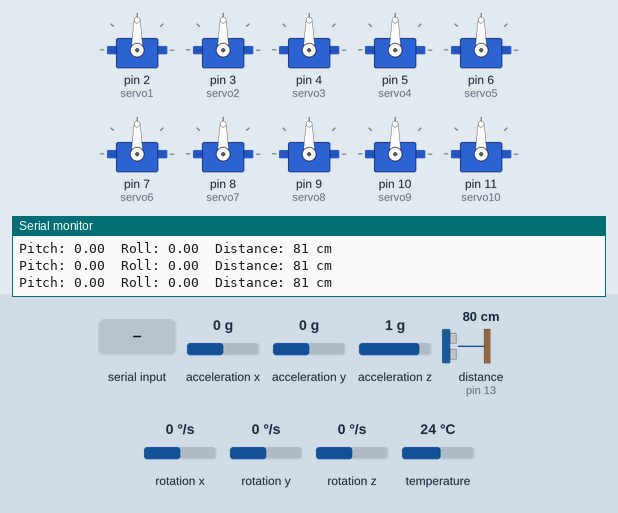
This sketch was run on a simulated Arduino Uno, built with avr-gcc and run on an emulated ATmega328P. Shown: 10 × servo, the last lines printed to the serial monitor. Inputs (shaded band) come from the test bench; at power-on: acceleration x 0 g, acceleration y 0 g, acceleration z 1 g, distance to the obstacle (sensor on pin 13) 80 cm, rotation x 0 °/s, rotation y 0 °/s, rotation z 0 °/s, temperature 24 °C. The echo pulse lasts 58.3 µs per cm.

Above: at 1.2 s.
1.3 s: acceleration x set to -1.4 g
At 1.7 s:
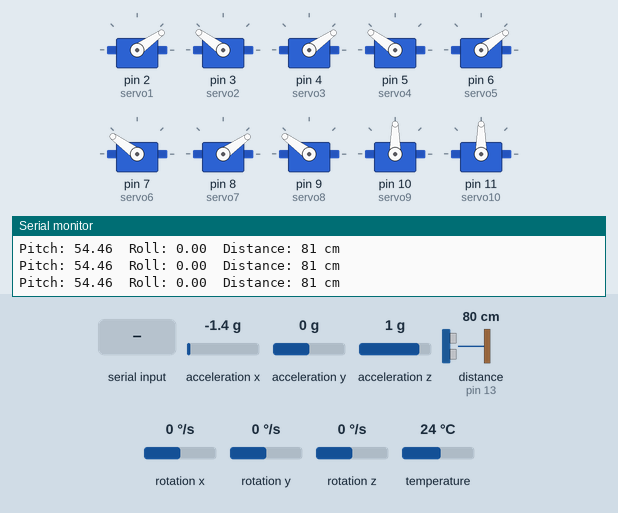
2.8 s: "F" received over the second serial link
At 3.5 s:
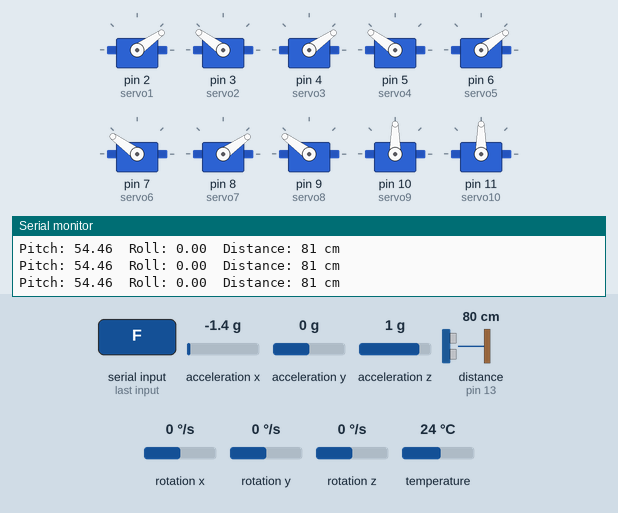
4.3 s: acceleration y set to -1.4 g
At 4.9 s:
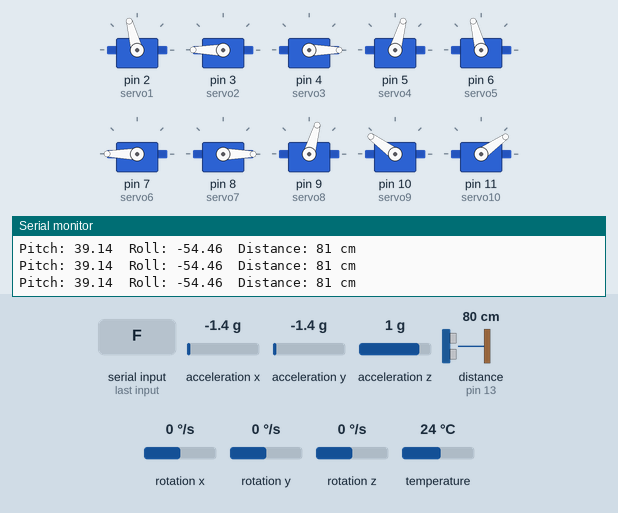
5.8 s: acceleration z set to -1.4 g
At 7.0 s:
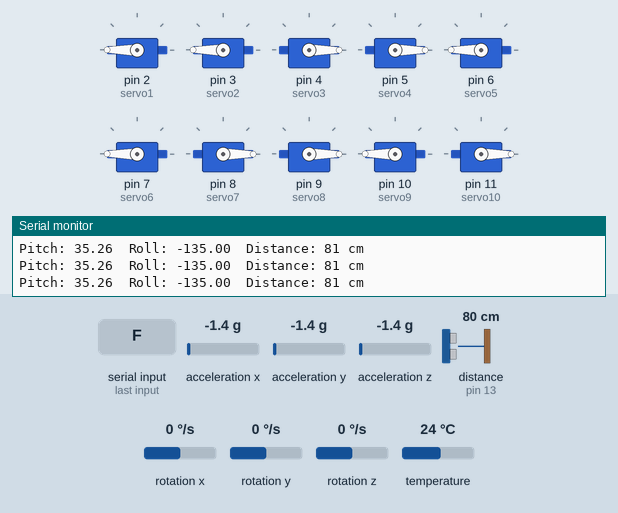
7.3 s: "B" received over the second serial link
At 7.8 s:
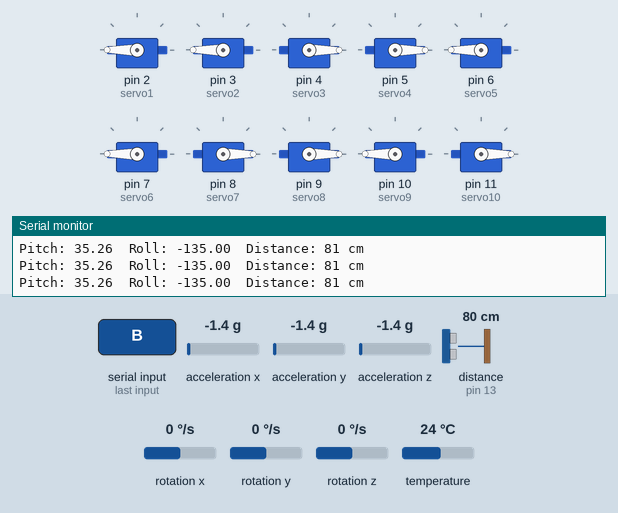
8.8 s: "L" received over the second serial link
At 10.1 s:
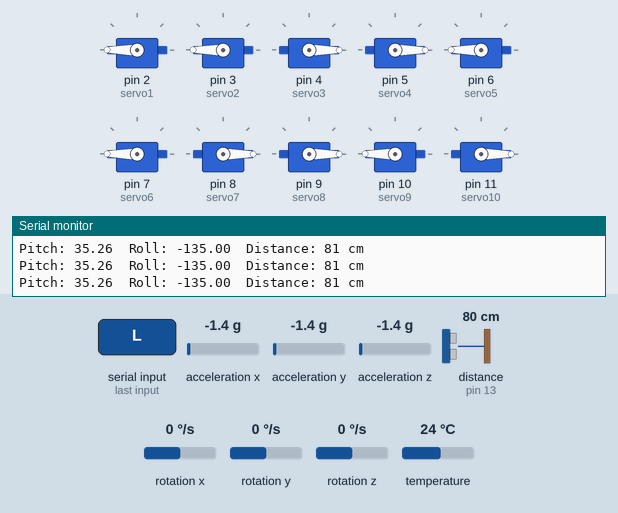
Timing chart, 0 to 11.3 s (numbered marks = the images above; inputs shaded):
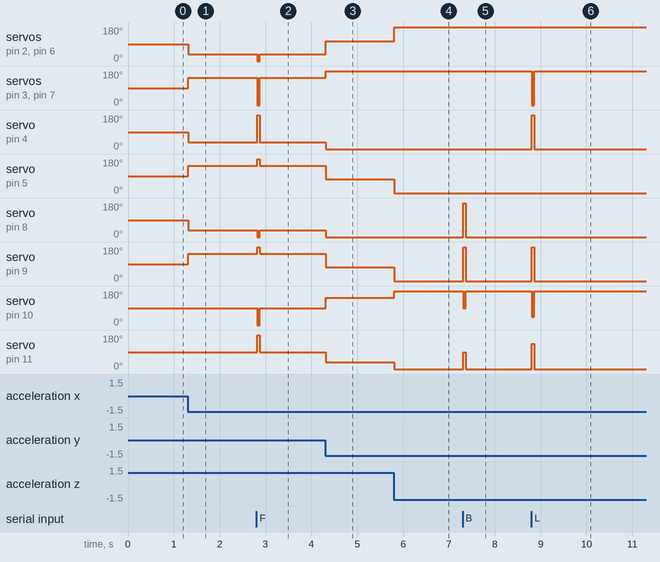

The sketch:

Nephytec.ino
```cpp
#include <Wire.h>
#include <Adafruit_MPU6050.h>
#include <NewPing.h>
#include <SoftwareSerial.h>
#include <Servo.h>

// Inicializa o objeto MPU6050
Adafruit_MPU6050 mpu;

// Inicializa os objetos dos servos
Servo servo1;
Servo servo2;
Servo servo3;
Servo servo4;
Servo servo5;
Servo servo6;
Servo servo7;
Servo servo8;
Servo servo9;
Servo servo10;

// Define os pinos do sensor HC-SR04
#define TRIGGER_PIN 12
#define ECHO_PIN 13

// Inicializa o objeto do sensor HC-SR04
NewPing sonar(TRIGGER_PIN, ECHO_PIN, 200);

// Inicializa o objeto Bluetooth
SoftwareSerial bluetooth(1, 0); // RX, TX

// Declara as variáveis para armazenar os valores do acelerômetro
float ax, ay, az;
float pitch, roll;

// Declara as variáveis para armazenar os ângulos dos servos
int angle1, angle2, angle3, angle4, angle5, angle6, angle7, angle8, angle9, angle10;

// Declara as variáveis para armazenar a distância medida pelo sensor HC-SR04
int distance;

// Declara a variável para armazenar o comando recebido via Bluetooth
char command;

void updateServos() {
  // Calcula os ângulos dos servos com base nos valores dos ângulos de pitch e roll
  angle1 = constrain((int) (90 - roll - pitch), 0, 180);
  angle2 = constrain((int) (90 - roll + pitch), 0, 180);
  angle3 = constrain((int) (90 + roll - pitch), 0, 180);
  angle4 = constrain((int) (90 + roll + pitch), 0, 180);
  angle5 = constrain((int) (90 - roll - pitch), 0, 180);
  angle6 = constrain((int) (90 - roll + pitch), 0, 180);
  angle7 = constrain((int) (90 + roll - pitch), 0, 180);
  angle8 = constrain((int) (90 + roll + pitch), 0, 180);
  angle9 = constrain((int) (90 - roll), 0, 180);
  angle10 = constrain((int) (90 + roll), 0, 180);

  // Escreve os ângulos nos servos
  servo1.write(angle1);
  servo2.write(angle2);
  servo3.write(angle3);
  servo4.write(angle4);
  servo5.write(angle5);
  servo6.write(angle6);
  servo7.write(angle7);
  servo8.write(angle8);
  servo9.write(angle9);
  servo10.write(angle10);
}

void updateSensor() {
  // Mede a distância com o sensor HC-SR04
  distance = sonar.ping_cm();
}

void processCommand() {
  // Lê o comando enviado via Bluetooth
  if (bluetooth.available() > 0) {
    command = bluetooth.read();

    // Processa o comando
    switch (command) {
      case 'F':
        servo1.write(0);
        servo2.write(0);
        servo3.write(180);
        servo4.write(180);
        servo5.write(0);
        servo6.write(0);
        servo7.write(0);
        servo8.write(180);
        servo9.write(0);
        servo10.write(180);
        break;

      case 'B':
        servo1.write(180);
        servo2.write(180);
        servo3.write(0);
        servo4.write(0);
        servo5.write(180);
        servo6.write(180);
        servo7.write(180);
        servo8.write(180);
        servo9.write(90);
        servo10.write(90);
        break;

      case 'L':
        servo1.write(180);
        servo2.write(0);
        servo3.write(180);
        servo4.write(0);
        servo5.write(180);
        servo6.write(0);
        servo7.write(0);
        servo8.write(180);
        servo9.write(45);
        servo10.write(135);
        break;

      case 'R':
        servo1.write(0);
        servo2.write(180);
        servo3.write(0);
        servo4.write(180);
        servo5.write(0);
        servo6.write(180);
        servo7.write(180);
        servo8.write(0);
        servo9.write(135);
        servo10.write(45);
        break;

      case 'S':
        servo1.write(90);
        servo2.write(90);
        servo3.write(90);
        servo4.write(90);
        servo5.write(90);
        servo6.write(90);
        servo7.write(90);
        servo8.write(90);
        servo9.write(90);
        servo10.write(90);
        break;

      default:
        break;
    }

    }
    }

    void setup() {
    // Inicializa o monitor serial
    Serial.begin(9600);

    // Inicializa o objeto MPU6050
    if (!mpu.begin()) {
    Serial.println("Failed to find MPU6050 chip");
    while (1) {
    delay(10);
    }
    }

    // Configura os pinos dos servos
    servo1.attach(2);
    servo2.attach(3);
    servo3.attach(4);
    servo4.attach(5);
    servo5.attach(6);
    servo6.attach(7);
    servo7.attach(8);
    servo8.attach(9);
    servo9.attach(10);
    servo10.attach(11);

    // Inicializa o objeto Bluetooth
    bluetooth.begin(9600);
    }

    void loop() {
    // Lê os valores do acelerômetro
    sensors_event_t a, g, temp;
    mpu.getEvent(&a, &g, &temp);
    ax = a.acceleration.x;
    ay = a.acceleration.y;
    az = a.acceleration.z;

    // Calcula os ângulos de pitch e roll
    roll = atan2(ay, az) * 180.0 / PI;
    pitch = atan2(-ax, sqrt(ay * ay + az * az)) * 180.0 / PI;

    // Atualiza os servos com base nos ângulos de pitch e roll
    updateServos();

    // Mede a distância com o sensor HC-SR04
    updateSensor();

    // Processa o comando recebido via Bluetooth
    processCommand();

    // Imprime os valores de pitch, roll e distância no monitor serial
    Serial.print("Pitch: ");
    Serial.print(pitch);
    Serial.print("\tRoll: ");
    Serial.print(roll);
    Serial.print("\tDistance: ");
    Serial.print(distance);
    Serial.println(" cm");

    // Aguarda 50 milissegundos
    delay(50);
    }
```

Measured:
- after the input at 1.3 s, servo on pin 2 (servo1), servo on pin 4 (servo3), servo on pin 6 (servo5), servo on pin 8 (servo7): 90° → 35° at once; servo on pin 3 (servo2), servo on pin 5 (servo4), servo on pin 7 (servo6), servo on pin 9 (servo8): 90° → 144° at once
- after the input at 2.8 s, servo on pin 2 (servo1): 35° → 0° at once, → 35° 0.05 s later; servo on pin 3 (servo2): 144° → 0° at once, → 144° 0.05 s later
- after the input at 4.3 s, servo on pin 2 (servo1), servo on pin 6 (servo5): 35° → 105° at once; servo on pin 3 (servo2), servo on pin 7 (servo6): 144° → 180° at once; servo on pin 4 (servo3), servo on pin 8 (servo7): 35° → 0° at once; servo on pin 5 (servo4), servo on pin 9 (servo8): 144° → 74° at once; servo on pin 10 (servo9): 90° → 144° at once
- after the input at 5.8 s, servo on pin 2 (servo1), servo on pin 6 (servo5): 105° → 180° at once; servo on pin 5 (servo4), servo on pin 9 (servo8): 74° → 0° at once; servo on pin 10 (servo9): 144° → 180° at once; servo on pin 11 (servo10): 35° → 0° at once
- after the input at 7.3 s, servo on pin 8 (servo7), servo on pin 9 (servo8): 0° → 180° at once, → 0° 0.05 s later; servo on pin 10 (servo9): 180° → 90° at once, → 180° 0.05 s later; servo on pin 11 (servo10): 0° → 90° at once, → 0° 0.05 s later
- after the input at 8.8 s, servo on pin 3 (servo2), servo on pin 7 (servo6): 180° → 0° at once, → 180° 0.05 s later; servo on pin 4 (servo3), servo on pin 9 (servo8): 0° → 180° at once, → 0° 0.05 s later; servo on pin 10 (servo9): 180° → 45° at once, → 180° 0.05 s later; servo on pin 11 (servo10): 0° → 135° at once, → 0° 0.05 s later
